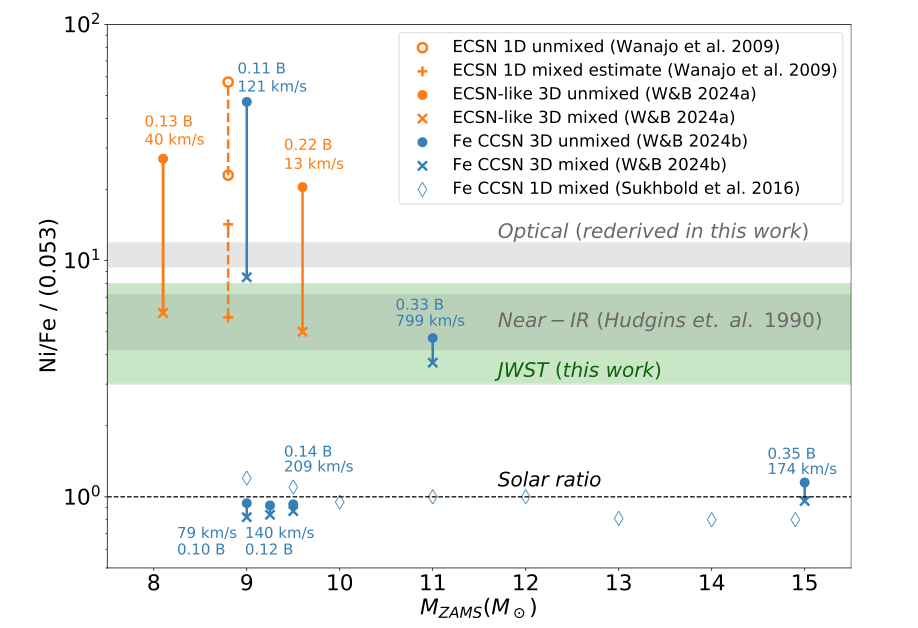
#> input picture nucleosynthesis/sukhbold2016/sample.png, 918 x 628 px, found by its file name
$ python sample.py
#> lines starting #> are read from the running program, lines starting #| are printed output that depends on the picture
import matplotlib.pyplot as plt

# 画像の読み込み
img = plt.imread("/Users/uchidaatsuya/sukhbold2016/sample.png")
#> img is the input picture: shape (628, 918, 4) float32; mean R, G, B, A 0.934, 0.947, 0.933, 1

# Figure作成
fig, ax = plt.subplots(figsize=(8, 6))
ax.imshow(img, extent=[7, 16.2, 0.7, 110], aspect='auto')

# あなたの観測値（バンド範囲）
ni_fe_low = 15.7   # 下側（22 - 6.3）
ni_fe_high = 28.6  # 上側（22 + 6.6）

# 帯の範囲（例: 横軸すべてに渡って帯を描画する場合）
mzams_min, mzams_max = 7.5, 16.2

# 帯を追加（赤色、透過0.4）
ax.fill_between([mzams_min, mzams_max], ni_fe_low, ni_fe_high,
                color='red', alpha=0.4, label='This work (band)', zorder=10)

# 対数目盛など調整
ax.set_yscale('log')
ax.set_xlim(mzams_min, mzams_max)
ax.set_ylim(0.7, 110)
ax.legend()

plt.show()
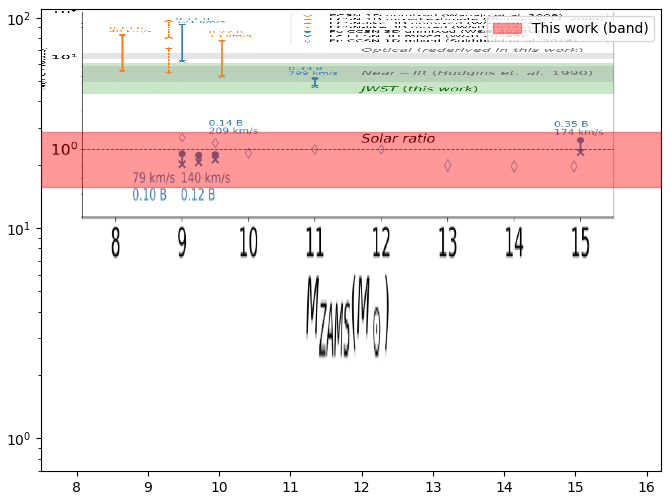
#> figure drawn by matplotlib, 1 panel

$ run again, with nucleosynthesis/sukhbold2016/abundance_comparison_20Msun_refsi.png copied over nucleosynthesis/sukhbold2016/sample.png
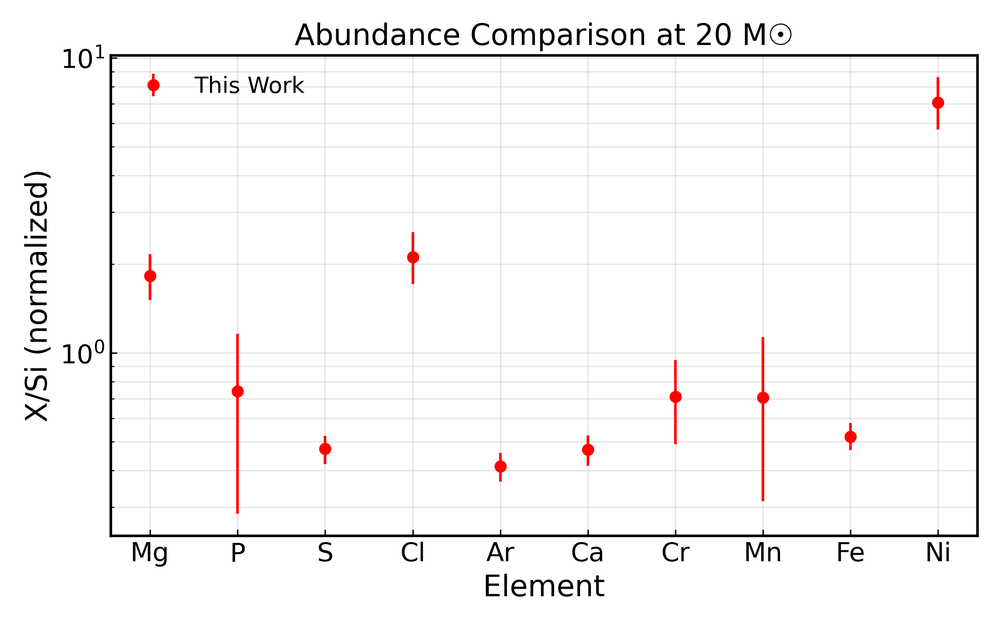
#> input picture nucleosynthesis/sukhbold2016/abundance_comparison_20Msun_refsi.png, 1000 x 625 px, shrunk from 2400 x 1500 before the run, found by its file name
#> img is the input picture: shape (625, 1000, 4) float32; mean R, G, B, A 0.972, 0.967, 0.967, 1
#> `plt.show()`:
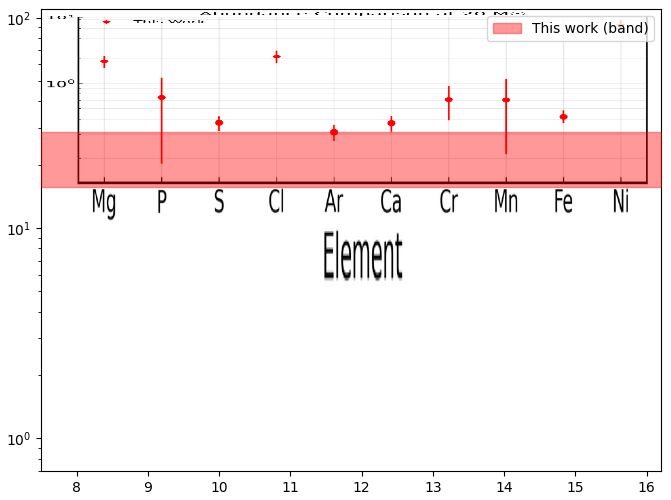
#> figure drawn by matplotlib, 1 panel
